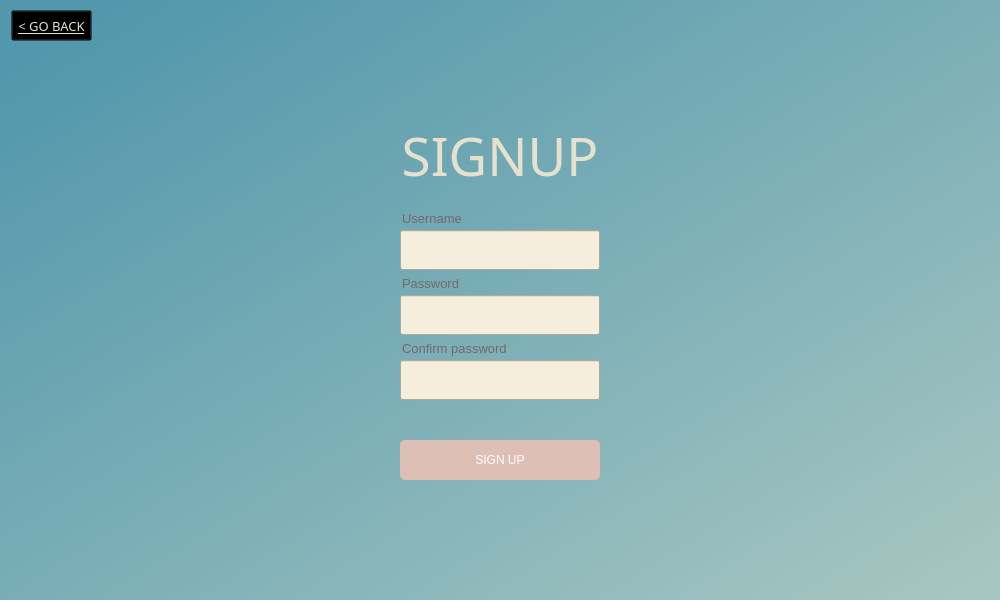
<?xml version="1.0" encoding="UTF-8"?>
<ui version="4.0">
 <class>Dialog</class>
 <widget class="QDialog" name="Dialog">
  <property name="geometry">
   <rect>
    <x>0</x>
    <y>0</y>
    <width>1000</width>
    <height>600</height>
   </rect>
  </property>
  <property name="windowTitle">
   <string>Dialog</string>
  </property>
  <widget class="QWidget" name="bgwidget" native="true">
   <property name="geometry">
    <rect>
     <x>0</x>
     <y>0</y>
     <width>1000</width>
     <height>600</height>
    </rect>
   </property>
   <property name="font">
    <font>
     <underline>false</underline>
    </font>
   </property>
   <property name="styleSheet">
    <string notr="true">QWidget#bgwidget{
background-color: qlineargradient(spread:pad, x1:0.0511364, y1:0.068, x2:0.813, y2:0.823864, stop:0 rgba(209, 107, 165, 255), stop:1 rgba(255, 255, 255, 255));
	background-color: qlineargradient(spread:pad, x1:0.142, y1:0.130818, x2:0.9375, y2:0.932, stop:0 rgba(10, 9, 16, 255), stop:1 rgba(73, 0, 126, 255));
	background-color: qlineargradient(spread:pad, x1:0.0454545, y1:0.125, x2:0.954545, y2:0.915, stop:0 rgba(186, 166, 165, 255), stop:1 rgba(222, 191, 181, 255));
	background-color: qlineargradient(spread:pad, x1:0.057, y1:0.0625, x2:0.988636, y2:0.96, stop:0 rgba(82, 151, 172, 255), stop:1 rgba(166, 198, 193, 255));
}
</string>
   </property>
   <widget class="QLabel" name="signuplabel">
    <property name="geometry">
     <rect>
      <x>350</x>
      <y>120</y>
      <width>300</width>
      <height>71</height>
     </rect>
    </property>
    <property name="font">
     <font>
      <family>Century Gothic</family>
      <pointsize>40</pointsize>
      <weight>50</weight>
      <italic>false</italic>
      <bold>false</bold>
     </font>
    </property>
    <property name="styleSheet">
     <string notr="true">color: rgb(230, 224, 207);
font: 48pt &quot;Maiandra GD&quot;;
font: 48pt &quot;MV Boli&quot;;
font: 75 48pt &quot;Segoe Script&quot;;
font: 40pt &quot;Century Gothic&quot;;
</string>
    </property>
    <property name="text">
     <string>SIGNUP</string>
    </property>
    <property name="alignment">
     <set>Qt::AlignCenter</set>
    </property>
   </widget>
   <widget class="QPushButton" name="signupbutton">
    <property name="geometry">
     <rect>
      <x>400</x>
      <y>440</y>
      <width>200</width>
      <height>40</height>
     </rect>
    </property>
    <property name="styleSheet">
     <string notr="true">QPushButton{
border-radius:5px;
color: rgb(255, 255, 255);
font: 16pt &quot;Century Gothic&quot;;
background-color: rgb(222, 191, 181);
}

QPushButton:hover{
background-color: #b5debf;
}
</string>
    </property>
    <property name="text">
     <string>SIGN UP</string>
    </property>
   </widget>
   <widget class="QLineEdit" name="usernamefield">
    <property name="geometry">
     <rect>
      <x>400</x>
      <y>230</y>
      <width>200</width>
      <height>40</height>
     </rect>
    </property>
    <property name="styleSheet">
     <string notr="true">background-color: rgb(230, 224, 207);
font: 13pt &quot;MS Shell Dlg 2&quot;;
background-color: rgb(245, 238, 220);</string>
    </property>
   </widget>
   <widget class="QLineEdit" name="passwordfield">
    <property name="geometry">
     <rect>
      <x>400</x>
      <y>295</y>
      <width>200</width>
      <height>40</height>
     </rect>
    </property>
    <property name="styleSheet">
     <string notr="true">background-color: rgb(245, 238, 220);
font: 13pt &quot;MS Shell Dlg 2&quot;;</string>
    </property>
   </widget>
   <widget class="QLabel" name="usernamelabel">
    <property name="geometry">
     <rect>
      <x>402</x>
      <y>210</y>
      <width>61</width>
      <height>16</height>
     </rect>
    </property>
    <property name="font">
     <font>
      <family>MS Shell Dlg 2</family>
      <pointsize>10</pointsize>
      <weight>50</weight>
      <italic>false</italic>
      <bold>false</bold>
     </font>
    </property>
    <property name="styleSheet">
     <string notr="true">font: 10pt &quot;MS Shell Dlg 2&quot;;
color: rgb(117, 104, 104);
</string>
    </property>
    <property name="text">
     <string>Username</string>
    </property>
   </widget>
   <widget class="QLabel" name="passwordlabel">
    <property name="geometry">
     <rect>
      <x>402</x>
      <y>275</y>
      <width>61</width>
      <height>16</height>
     </rect>
    </property>
    <property name="font">
     <font>
      <family>MS Shell Dlg 2</family>
      <pointsize>10</pointsize>
      <weight>50</weight>
      <italic>false</italic>
      <bold>false</bold>
     </font>
    </property>
    <property name="styleSheet">
     <string notr="true">font: 10pt &quot;MS Shell Dlg 2&quot;;
color: rgb(117, 104, 104);
</string>
    </property>
    <property name="text">
     <string>Password</string>
    </property>
   </widget>
   <widget class="QLabel" name="messagelabel">
    <property name="geometry">
     <rect>
      <x>330</x>
      <y>415</y>
      <width>340</width>
      <height>20</height>
     </rect>
    </property>
    <property name="styleSheet">
     <string notr="true">font: 10pt &quot;MS Shell Dlg 2&quot;;
color: rgb(255, 0, 4);</string>
    </property>
    <property name="text">
     <string/>
    </property>
    <property name="alignment">
     <set>Qt::AlignCenter</set>
    </property>
   </widget>
   <widget class="QPushButton" name="gobackbutton">
    <property name="geometry">
     <rect>
      <x>11</x>
      <y>10</y>
      <width>81</width>
      <height>31</height>
     </rect>
    </property>
    <property name="font">
     <font>
      <family>Century Gothic</family>
      <pointsize>10</pointsize>
      <weight>50</weight>
      <italic>false</italic>
      <bold>false</bold>
      <underline>true</underline>
     </font>
    </property>
    <property name="styleSheet">
     <string notr="true">color: rgb(230, 224, 207);
font: 10pt &quot;Century Gothic&quot;;
background-color:rgba(0,0,0,0);</string>
    </property>
    <property name="text">
     <string>&lt; GO BACK</string>
    </property>
   </widget>
   <widget class="QLabel" name="passwordlabel_2">
    <property name="geometry">
     <rect>
      <x>402</x>
      <y>340</y>
      <width>121</width>
      <height>16</height>
     </rect>
    </property>
    <property name="font">
     <font>
      <family>MS Shell Dlg 2</family>
      <pointsize>10</pointsize>
      <weight>50</weight>
      <italic>false</italic>
      <bold>false</bold>
     </font>
    </property>
    <property name="styleSheet">
     <string notr="true">font: 10pt &quot;MS Shell Dlg 2&quot;;
color: rgb(117, 104, 104);
</string>
    </property>
    <property name="text">
     <string>Confirm password</string>
    </property>
   </widget>
   <widget class="QLineEdit" name="confirmpasswordfield">
    <property name="geometry">
     <rect>
      <x>400</x>
      <y>360</y>
      <width>200</width>
      <height>40</height>
     </rect>
    </property>
    <property name="styleSheet">
     <string notr="true">background-color: rgb(245, 238, 220);
font: 13pt &quot;MS Shell Dlg 2&quot;;</string>
    </property>
   </widget>
  </widget>
 </widget>
 <resources/>
 <connections/>
</ui>
